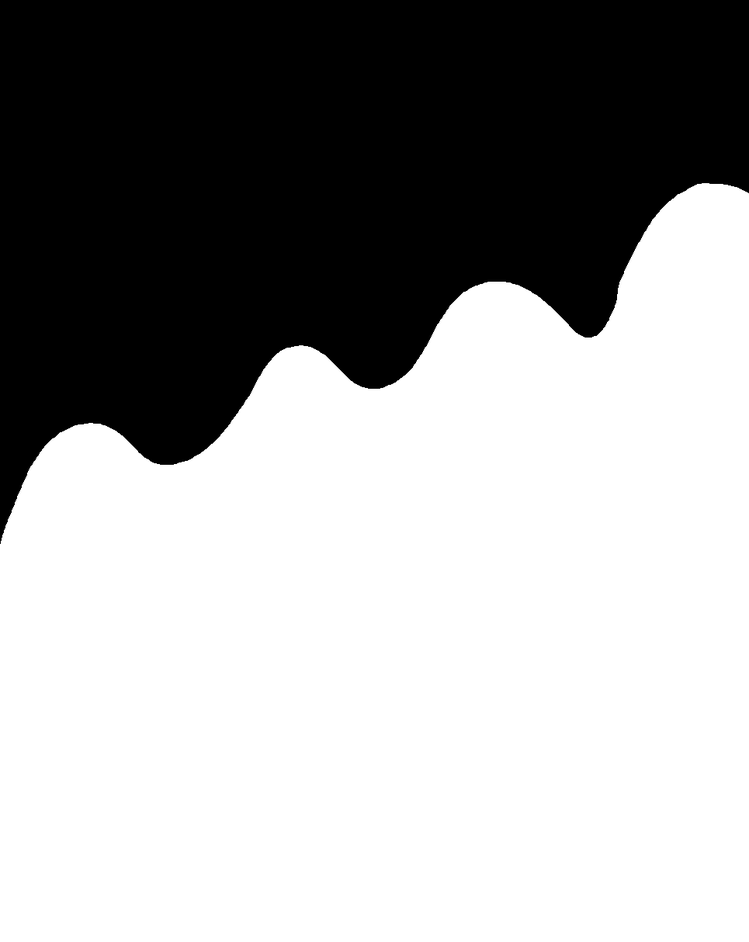
#> input picture packages/practice/Z_练习-python/generate-wave-progress-bar-image-parameters/main32.png, 749 x 942 px, shrunk from 965 x 1214 before the run
$ python noew.py
#> lines starting #> are read from the running program, lines starting #| are printed output that depends on the picture; after the words box and inside, x2 and y2 are one past the last pixel; in counts of white or black regions, pixels touching at a corner belong together
from skimage import io, data
import matplotlib.pyplot as plt
img = io.imread('./main32.png')
#> img is the input picture: shape (942, 749, 3); min 0, max 255, mean 160

import math
# [7 lines of commented-out code are left out]

width = img.shape[0]
#> width = 942
height = img.shape[1]
#> height = 749
px = 11.25
list = []

yh = math.ceil(height / 500)
#> yh = 2
y = 0
c = 0
list = []
while ( y < height-10):
    for x in range(width):
        if ( img[x,y,:][0] == 255):
            c = c + 1
            list.append([format(x/px, '.1f'),format(y/px, '.1f')])
            break
        img[x,y,:] = [255,0,0]
    y = int(y + yh)
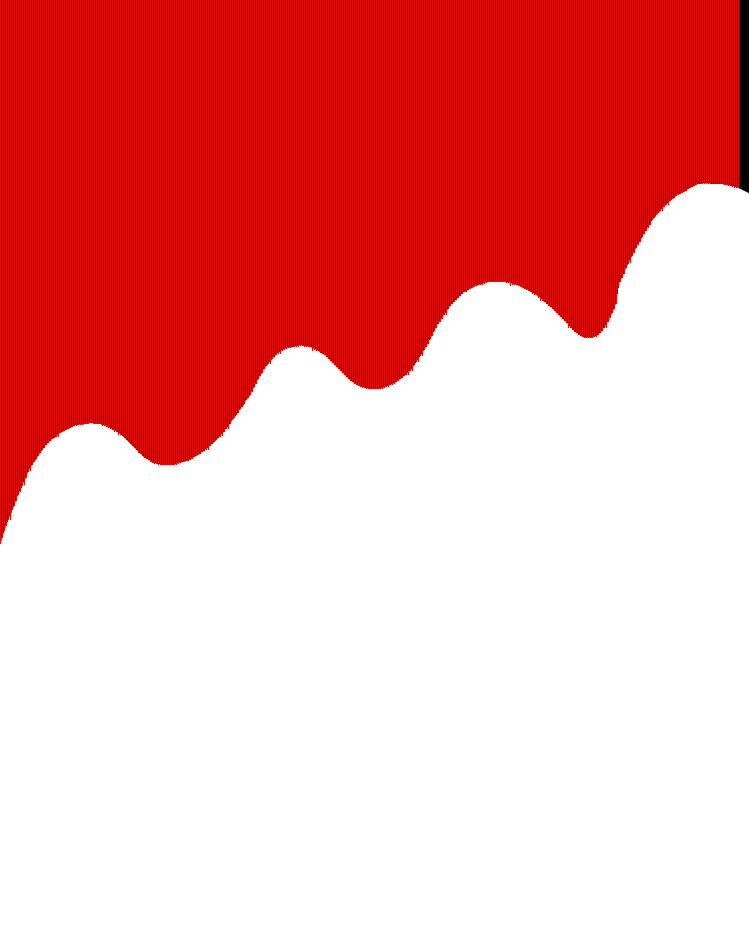
#> img: shape (942, 749, 3); 18.56% of pixels changed, all inside (x1, y1, x2, y2) = (0, 0, 739, 544)
#> after the loop, c = 370

print(list)
#> (printed output is left out)

$ run again, with packages/practice/Z_练习-python/generate-wave-progress-bar-image-parameters/main2.png copied over packages/practice/Z_练习-python/generate-wave-progress-bar-image-parameters/main32.png
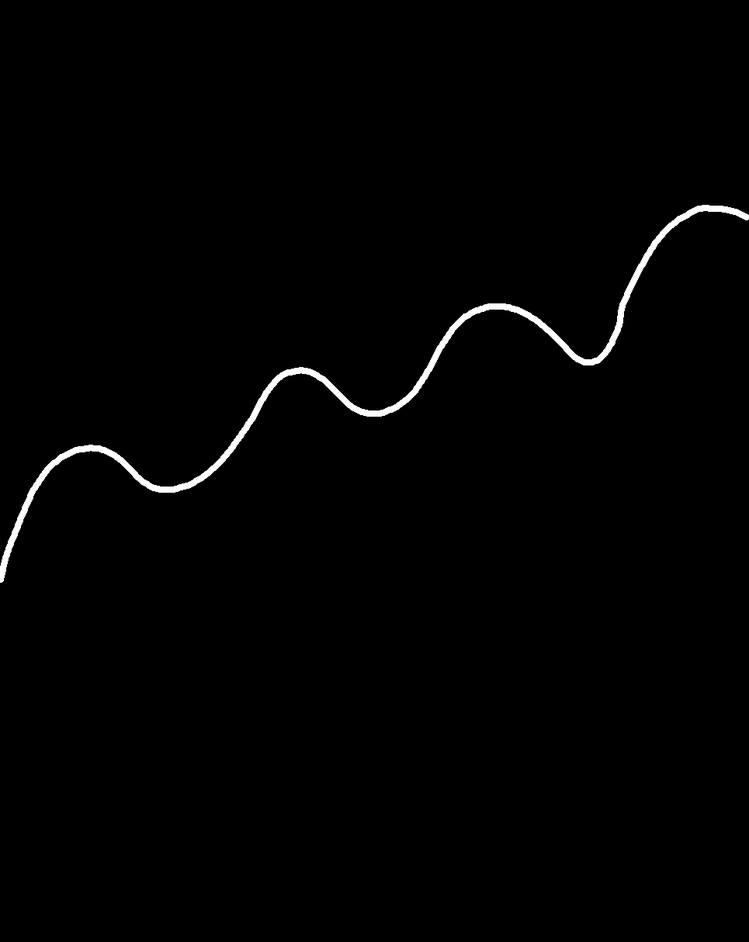
#> input picture packages/practice/Z_练习-python/generate-wave-progress-bar-image-parameters/main2.png, 749 x 942 px, shrunk from 965 x 1214 before the run
#> img is the input picture: shape (942, 749, 3); min 0, max 255, mean 2.4
#> after the loop `while ( y < height-10):`:
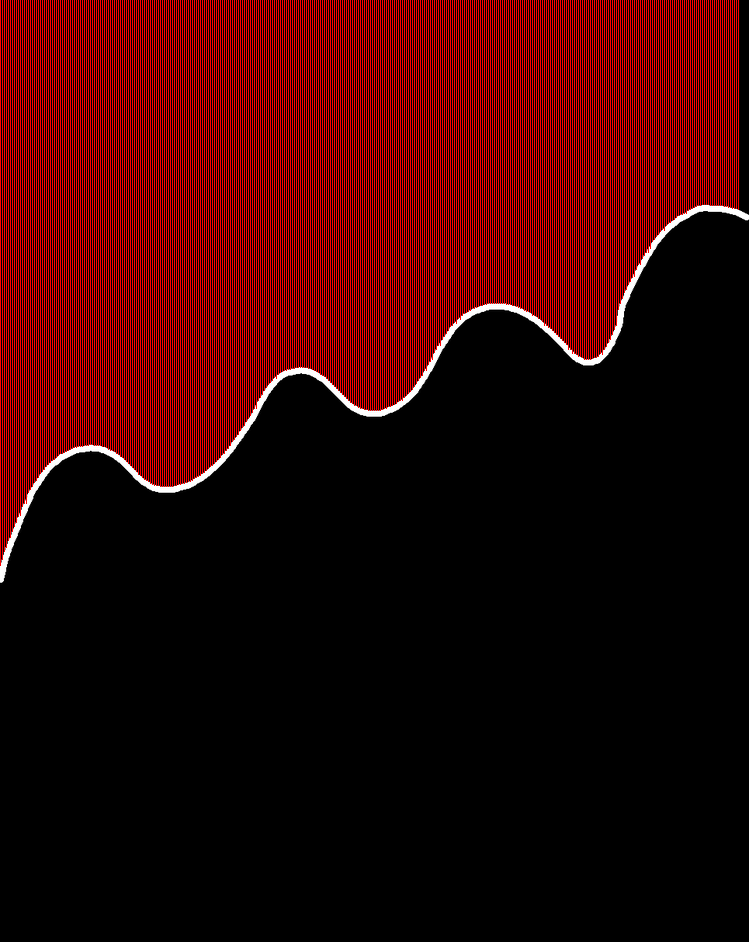
#> img: shape (942, 749, 3); 19.7% of pixels changed, all inside (x1, y1, x2, y2) = (0, 0, 739, 566)
#> (printed output is left out)
